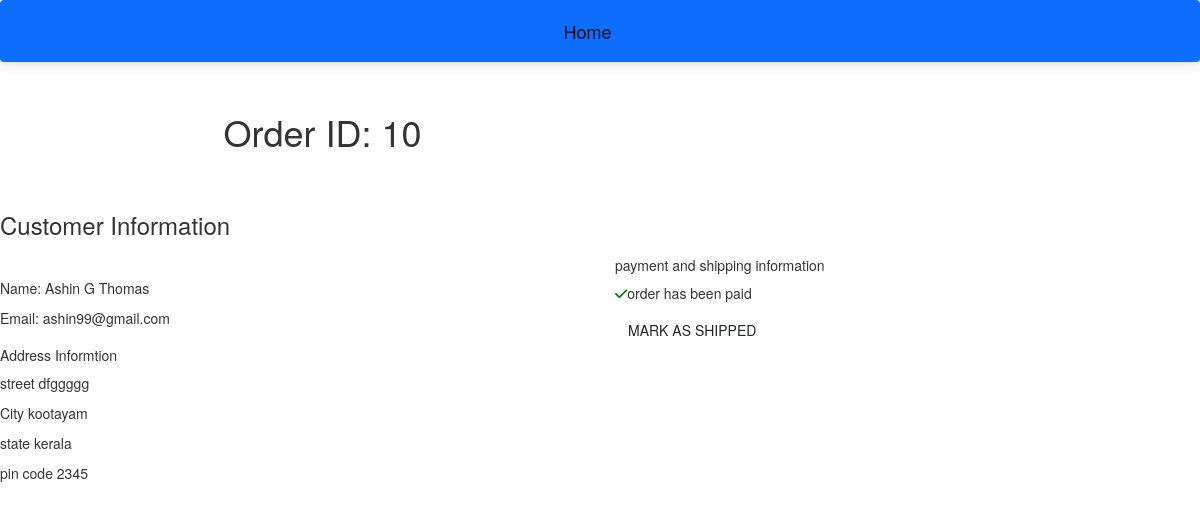
Screenshot of /restaurant/orders/10/ (signed in) with the database file from the repository.
### customer/models.py (models this page shows, shortened)
class OrderModel(models.Model):
    created_on = models.DateTimeField(auto_now_add=True)
    price = models.DecimalField(max_digits=7, decimal_places=2)
    items = models.ManyToManyField('MenuItem', related_name='order', blank=True)
    name = models.CharField(max_length=50, blank=True)
    email = models.CharField(max_length=50, blank=True)
    street = models.CharField(max_length=50, blank=True)
    city = models.CharField(max_length=50, blank=True)
    state = models.CharField(max_length=15, blank=True)
    pin_code = models.IntegerField(blank=True, null=True)
    is_paid = models.BooleanField(default=False)
    is_shipped = models.BooleanField(default=False)

### restaurant/views.py (the view, shortened to what this page needs)
# urls.py: path('orders/<int:pk>/', OrderDetails.as_view(),name='order-details'),
class OrderDetails(LoginRequiredMixin, UserPassesTestMixin, View):
    def get(self, request, pk, *args, **kwargs):
        order = OrderModel.objects.get(pk=pk)
        context = {
            'order': order
        }
        return render(request, 'restaurant/order-details.html', context)
    def test_func(self):
        return self.request.user.groups.filter(name='Staff').exists()

### restaurant/templates/restaurant/order-details.html (shortened to what this page needs)
{% extends 'restaurant/base.html' %}
{% block content %}
<div class="container">
 <div class="col-md-6 col-sm=12 text-center mt-3">
    <h1>Order ID: {{ order.pk}}</h1>
 </div>
</div>
<div class="row justify-content-center">
<div class="col-md-12 com-sm-12 mt-5">
    <h3>Customer Information</h3>
   </div>
  </div>
  <div class="row justify-content-center">
    <div class="col-md-6 com-sm-12 mt-5">
        <p><span style="font-weight: 400;">Name:</span> {{ order.name}}</p>
        <p><span style="font-weight: 400;">Email:</span> {{ order.email}}</p>
        <h5 class="pt-3">Address Informtion</h5>
        <p><span style="font-weight: 400;">street</span> {{ order.street}}</p>
        <p><span style="font-weight: 400;">City</span> {{ order.city}}</p>
        <p><span style="font-weight: 400;">state</span> {{ order.state}}</p>
        <p><span style="font-weight: 400;">pin code</span> {{ order.pin_code}}</p>
       </div>
       <div class="col-md-6 col-sm-12">
        <h5>payment and shipping information</h5>
        <p class="mt-3">{% if order.is_paid %}</p>
        <p><i style="color: green;" class="fas fa-check"></i><span class="pl-2">order has been paid</span>
        {% else %}
        <p><i style="color: green;" class="fas fa-times"></i><span class="pl-2">order has not been paid</span>
        {% endif %}</p>
        {% if order.is_shipped %}</p>
        <p><i style="color: green;" class="fas fa-check"></i><span class="pl-2">order has been shipped</span>
        {% else %}
        <form method="POST">
            <button type="submit" class="btn btn-outline-sucess">Mark as shipped</button>
        </form>
        {% endif %}
       </div>
      </div>
{% endblock content %}

### rows the page displays
OrderModel: pk "10", name "Ashin G Thomas", email "ashin99@gmail.com", street "dfggggg", city "kootayam", state "kerala", pin_code "2345"
